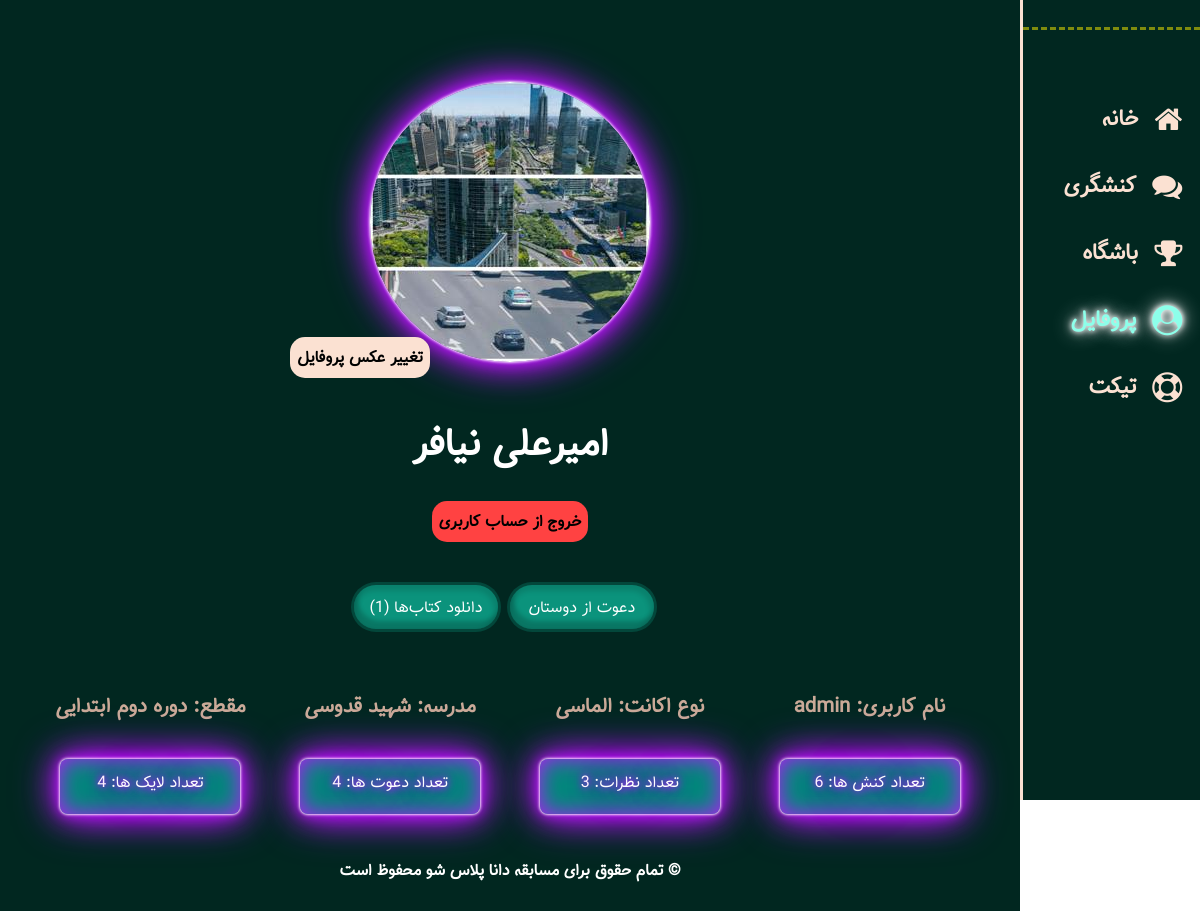
The page /profile (signed in) on the database as committed earlier.
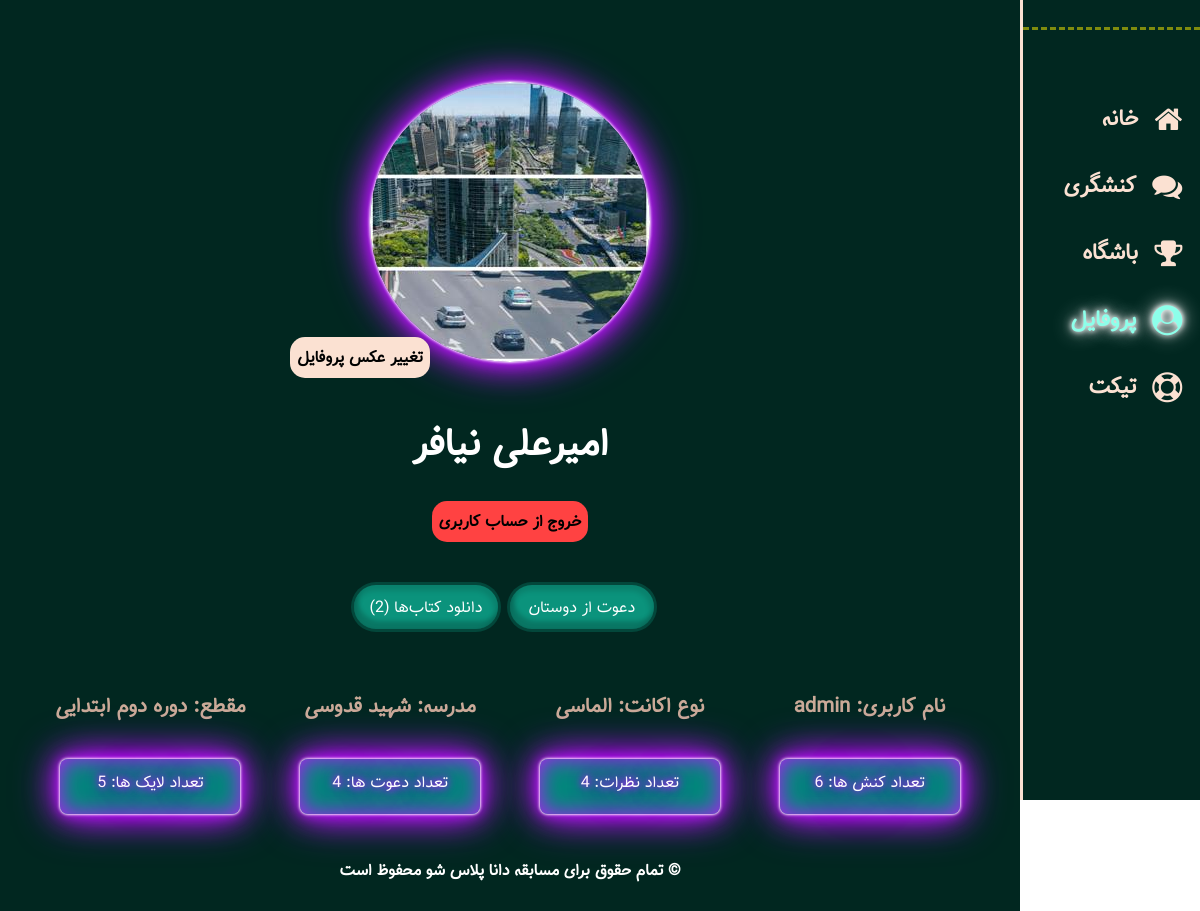
The same page on the database as committed later.
### models/user.py (models this page shows)
class User(db.Model, UserMixin):
    __tablename__ = "users"
    id = Column(Integer, primary_key=True)
    name = Column(String, nullable=False, unique=True, index=True)
    username = Column(String, nullable=False, unique=True, index=True)
    password = Column(String, nullable=False, unique=True, index=True)
    code = Column(Integer, nullable=False, unique=True, index=True)
    phone = Column(String, nullable=False, index=True)
    email = Column(String, nullable=False, index=True)
    grade = Column(String, nullable=False, index=True)
    birth = Column(String, nullable=False, index=True)  #1340 - 1397
    gender = Column(String, nullable=False, index=True)
    type = Column(String, nullable=False, index=True)
    invite_code = Column(String, nullable=False, index=True)
    invite_auth = Column(String, nullable=False, index=True)
    msg_code = Column(Integer, index=True)
    province = Column(String, index=True)
    city = Column(String, index=True)
    school_name = Column(String, index=True)
    school_type = Column(String, index=True)
    home_addres = Column(String, index=True)
    recognition = Column(String, index=True)
    final = Column(Integer, default=0, index=True)
    authentication = Column(Integer, default=0, index=True)
    downloads = Column(Integer, default=2, index=True)
    coin = Column(Integer, default=0, index=True)
    point = Column(Integer, default=0, index=True)
    badge = Column(Integer, default=0, index=True)
    like = Column(Integer, default=0, index=True)
    invite = Column(Integer, default=0, index=True)

### blueprints/user.py (the view)
@app.route("/profile", methods=["GET","POST"],  strict_slashes=False)
@login_required
def profile():
    if request.method == "POST":
        file = request.files.get("file", None)
        file.save(f"static/users/{file.filename}")
        image = Image.open(f"static/users/{file.filename}")
        resized_image = image.resize((280, 280))
        resized_image = resized_image.convert("RGB")
        resized_image.save(f"static/users/{current_user.id}.jpg", 'JPEG')
        os.remove(f"static/users/{file.filename}")
        return redirect(request.url)
    else:
        activisms = len(current_user.interactions.filter(Interaction.type=='activism', Interaction.status=='confirmed').all())
        comments = len(current_user.interactions.filter(Interaction.type=='comment', Interaction.status=='confirmed').all())
        return render_template("user/profile.html", activisms=activisms, comments=comments)

### app.py (called while the page is built)
@login_manager.user_loader
def load_user(user_id):
    return User.query.filter(User.id==user_id).first()

### templates/user/profile.html (shortened to what this page needs)
{% extends "Base.html" %}
{% block head %}
    <link rel="stylesheet" href="https://cdnjs.cloudflare.com/ajax/libs/font-awesome/4.7.0/css/font-awesome.min.css">
    <link rel="stylesheet" href="{{ url_for('static', filename='styles/user/profile.css') }}">
    {% endblock %}
    {% block body %}
    <div id="continer">
        <div id="side-wrp">
            <div id="logo-wrp">
            </div>
            <a href="{{ url_for('user.home') }}" class="icon-wrp">
                <i class="fa fa-home icon"></i>
                <h2>خانه </h2>
            </a>
            <a href="{{ url_for('user.activism') }}" class="icon-wrp">
                <i class="fa fa-comments icon"></i>
                <h2>کنشگری </h2>
            </a>
            <a href="{{ url_for('user.club') }}" class="icon-wrp">
                <i class="fa fa-trophy icon"></i>
                <h2>باشگاه </h2>
            </a>
            <a href="{{ url_for('user.profile') }}" class="icon-wrp active">
                <i class="fa fa-user-circle icon"></i>
                <h2>پروفایل </h2>
            </a>
            <a href="{{ url_for('user.ticket') }}" class="icon-wrp">
                <i class="fa fa-life-saver icon"></i>
                <h2>تیکت </h2>
            </a>
        </div>
        <div id="content-wrp">
            <div id="heading">
                <img id="h-im" src="/static/users/{{current_user.id}}.jpg"  onerror="this.onerror=null; this.src=`{{ url_for('static', filename='main_img/user.jpg') }}`;" alt="" width="280">
                <label for="file">تغییر عکس پروفایل</label>
                <br class="mob">
                <h1>{{current_user.name}}</h1>
                <div id="log_out" onclick="log_out()">خروج از حساب کاربری</div>
            </div>
            <div id="main">
                <div class="task_bar">
                    {% if current_user.authentication==1 and current_user.final==1 %}
                        <a href="{{ url_for('user.invites') }}" class="invite_link task_link"><button class="invite_btn task_btn">دعوت از دوستان</button></a>
                        {% if current_user.downloads != 0 %}
                        <a href="/download" onclick="setInterval(function() {location.reload();}, 1000);" class="down_link task_link"><button class="down_btn task_btn">دانلود کتاب‌ها ({{current_user.downloads}})</button></a>
                        {% else %}
                        <a class="down_link task_link"><button disabled class="down_btn task_btn">دانلود کتاب‌ها ({{current_user.downloads}})</button></a>
                        {% endif %}
                    {% endif %}
                </div>
                <div class="about">
                    <h3>نام کاربری: {{current_user.username}}</h3>
                    <h3>نوع اکانت: {{"الماسی" if current_user.authentication == 1 and current_user.final == 1  else "طلایی" if current_user.final == 1 else "نقره‌ای" if  current_user.authentication == 1 else "برنزی"}}</h3>
                    <h3>مدرسه: {{current_user.school_name}} </h3>
                    <h3>مقطع: {{"دوره اول ابتدایی" if current_user.grade == 1 else "دوره دوم ابتدایی" if current_user.grade == 2 else "دوره متوسطه اول" if current_user.grade == 3 else "دوره متوسطه دوم" if current_user.grade == 4 else "فرهنگی"}}</h3>
                </div>
                <div class="values">
                    <div class="value">
                        تعداد کنش ها: {{activisms}}
                    </div>
                    <div class="value">
                        تعداد نظرات: {{comments}}
                    </div>
                    <div class="value">
                        تعداد دعوت ها: {{current_user.invite}}
                    </div>
                    <div class="value">
                        تعداد لایک ها: {{current_user.like}}
                    </div>
                </div>
            <div id="footer">
                <h4 id="copyRight">© تمام حقوق برای مسابقه دانا پلاس شو محفوظ است</h4>
            </div>
        </div>
    </div>
{% endblock %}

Rows that differ between the two databases and show on the page:
changed User "امیرعلی نیافر": downloads "1" → "2"; like "4" → "5"
Other text that changed with them:
{{ comments }}: "3" → "4"
